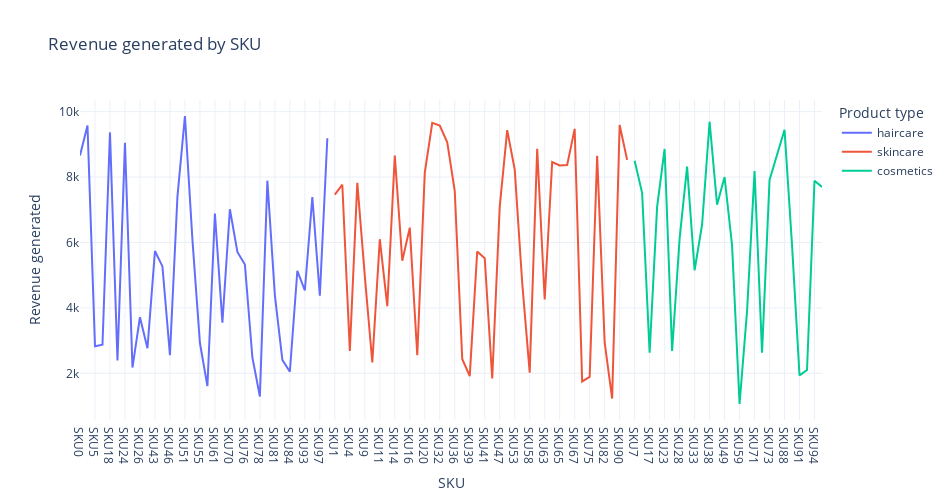

Here is the notebook cell this chart was saved with:
### Markdown cell above
------ANALYZISING SKU------

### Code cell
fig = px.line(df, x="SKU", y="Revenue generated", color='Product type',title="Revenue generated by SKU")
fig.update_layout(width=950, height=500)
fig.show()

### Figure 1 — Plotly figure (JSON) as saved in the notebook; plotly's stock layout.template omitted (floating-point values rounded to 4 significant figures)
{"data": [{"hovertemplate": "Product type=haircare<br>SKU=%{x}<br>Revenue generated=%{y}<extra></extra>", "legendgroup": "haircare", "line": {"color": "#636efa", "dash": "solid"}, "marker": {"symbol": "circle"}, "mode": "lines", "name": "haircare", "orientation": "v", "showlegend": true, "type": "scatter", "x": ["SKU0", "SKU2", "SKU5", "SKU12", "SKU18", "SKU22", "SKU24", "SKU25", "SKU26", "SKU30", "SKU43", "SKU45", "SKU46", "SKU48", "SKU51", "SKU54", "SKU55", "SKU57", "SKU61", "SKU68", "SKU70", "SKU74", "SKU76", "SKU77", "SKU78", "SKU79", "SKU81", "SKU83", "SKU84", "SKU87", "SKU93", "SKU95", "SKU97", "SKU99"], "xaxis": "x", "y": [8662.0, 9578.0, 2828.0, 2874.0, 9365.0, 2391.0, 9049.0, 2175.0, 3716.0, 2766.0, 5737.0, 5268.0, 2557.0, 7397.0, 9866.0, 6088.0, 2926.0, 1606.0, 6886.0, 3550.0, 7015.0, 5710.0, 5328.0, 2484.0, 1292.0, 7889.0, 4384.0, 2412.0, 2048.0, 5134.0, 4531.0, 7386.0, 4371.0, 9185.0], "yaxis": "y"}, {"hovertemplate": "Product type=skincare<br>SKU=%{x}<br>Revenue generated=%{y}<extra></extra>", "legendgroup": "skincare", "line": {"color": "#EF553B", "dash": "solid"}, "marker": {"symbol": "circle"}, "mode": "lines", "name": "skincare", "orientation": "v", "showlegend": true, "type": "scatter", "x": ["SKU1", "SKU3", "SKU4", "SKU6", "SKU9", "SKU10", "SKU11", "SKU13", "SKU14", "SKU15", "SKU16", "SKU19", "SKU20", "SKU31", "SKU32", "SKU34", "SKU36", "SKU37", "SKU39", "SKU40", "SKU41", "SKU42", "SKU47", "SKU52", "SKU53", "SKU56", "SKU58", "SKU60", "SKU63", "SKU64", "SKU65", "SKU66", "SKU67", "SKU69", "SKU75", "SKU80", "SKU82", "SKU86", "SKU90", "SKU98"], "xaxis": "x", "y": [7461.0, 7767.0, 2687.0, 7823.0, 4971.0, 2331.0, 6100.0, 4053.0, 8654.0, 5442.0, 6454.0, 2553.0, 8128.0, 9655.0, 9572.0, 9062.0, 7573.0, 2438.0, 1912.0, 5725.0, 5521.0, 1840.0, 7089.0, 9436.0, 8232.0, 4767.0, 2021.0, 8864.0, 4257.0, 8459.0, 8355.0, 8368.0, 9474.0, 1752.0, 1889.0, 8652.0, 2943.0, 1230.0, 9593.0, 8526.0], "yaxis": "y"}, {"hovertemplate": "Product type=cosmetics<br>SKU=%{x}<br>Revenue generated=%{y}<extra></extra>", "legendgroup": "cosmetics", "line": {"color": "#00cc96", "dash": "solid"}, "marker": {"symbol": "circle"}, "mode": "lines", "name": "cosmetics", "orientation": "v", "showlegend": true, "type": "scatter", "x": ["SKU7", "SKU8", "SKU17", "SKU21", "SKU23", "SKU27", "SKU28", "SKU29", "SKU33", "SKU35", "SKU38", "SKU44", "SKU49", "SKU50", "SKU59", "SKU62", "SKU71", "SKU72", "SKU73", "SKU85", "SKU88", "SKU89", "SKU91", "SKU92", "SKU94", "SKU96"], "xaxis": "x", "y": [8496.0, 7517.0, 2629.0, 7087.0, 8858.0, 2686.0, 6117.0, 8319.0, 5150.0, 6541.0, 9692.0, 7152.0, 8002.0, 5911.0, 1062.0, 3900.0, 8180.0, 2633.0, 7911.0, 8685.0, 9445.0, 5925.0, 1935.0, 2100.0, 7888.0, 7698.0], "yaxis": "y"}], "layout": {"height": 500, "legend": {"title": {"text": "Product type"}, "tracegroupgap": 0}, "title": {"text": "Revenue generated by SKU"}, "width": 950, "xaxis": {"anchor": "y", "domain": [0, 1], "title": {"text": "SKU"}}, "yaxis": {"anchor": "x", "domain": [0, 1], "title": {"text": "Revenue generated"}}}}
